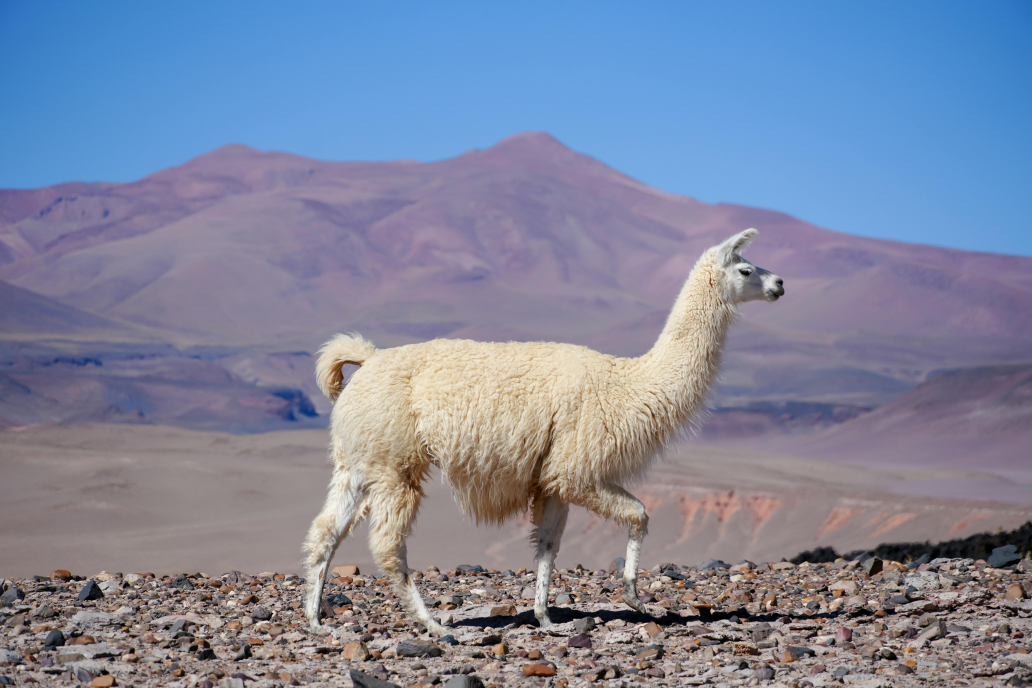
#> input picture photos/animal.jpg, 6192 x 4128 px (shown at 1/6 size)
$ python rescale.py
#> lines starting #> are read from the running program, lines starting #| are printed output that depends on the picture; pictures that were not available may be replaced by others from this repository, and a replacement may not be noted
import cv2 as cv                                        #! How to Scale Images and Videos
img = cv.imread('photos/animal.jpg')
#> img is the input picture: shape (4128, 6192, 3); mean B, G, R 158, 134.7, 126.6
cv.imshow('animal',img)

def rescaleFrame(frame, scale=0.75):                    #!this is work for images or old videos or live video

#> called with scale = 0.1
    width = int(frame.shape[1] * scale)
#> width = 619
    height =int( frame.shape[1] * scale)
#> height = 619
    dimentions = (width,height)
#> dimentions = (619, 619)

    return cv.resize(frame, dimentions, interpolation = cv.INTER_AREA )
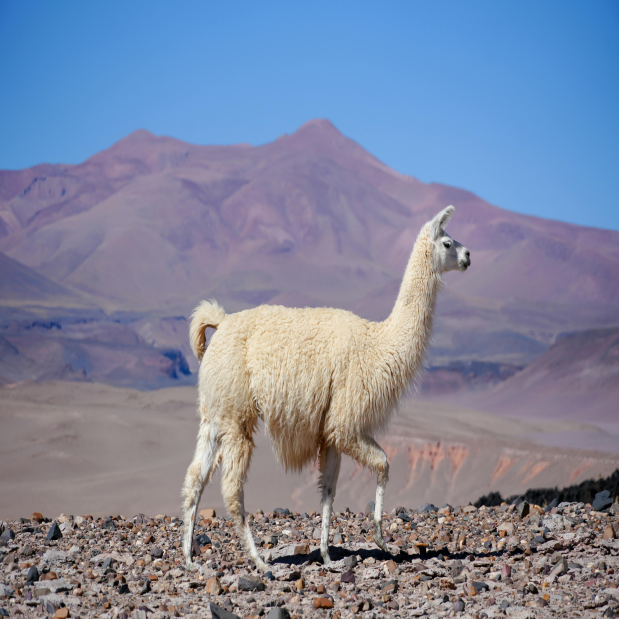
#> returned value: shape (619, 619, 3); mean of channels 0, 1, 2 158, 134.7, 126.6; drawn as B, G, R

resized_img = rescaleFrame(img, scale=0.1)
cv.imshow('image', resized_img)

def changeRes(width, height):                   #!this is work for only live video

    capture.set(3, width)
    capture.set(4, height)

capture = cv.VideoCapture('videos/waves_large.mp4')


while True:
    isTrue, frame = capture.read()
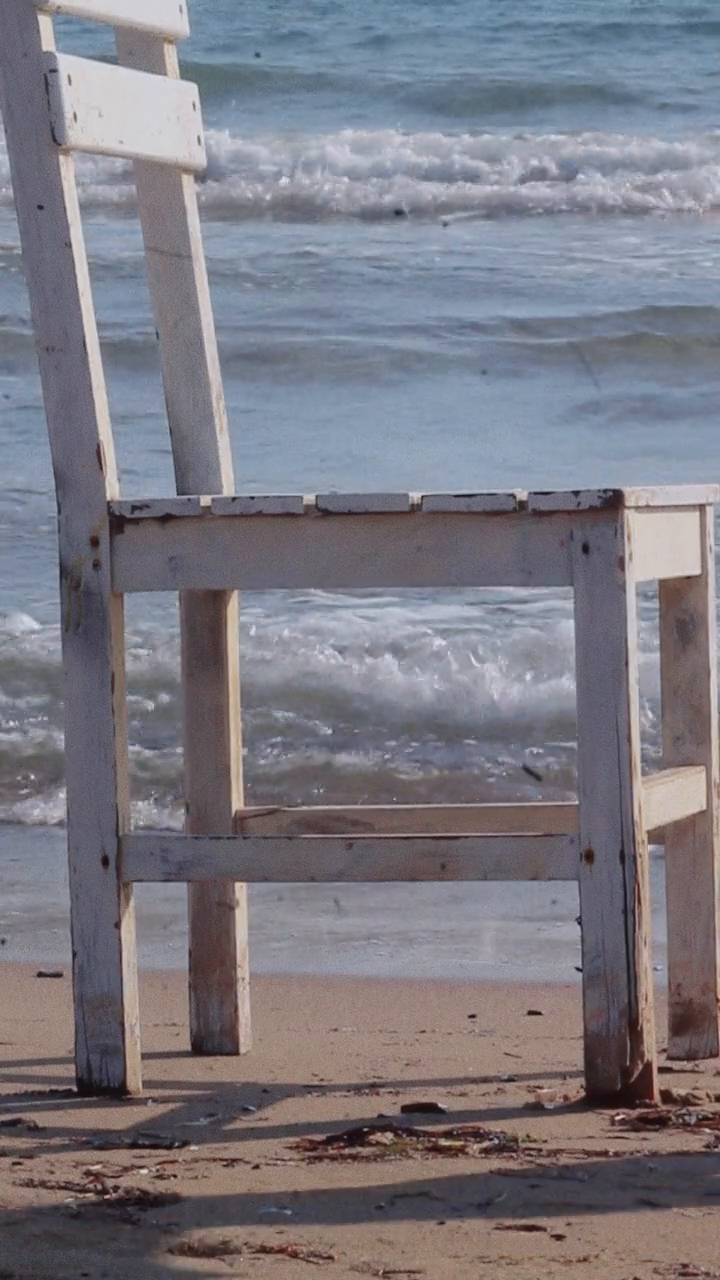
#> input picture frame 13 of videos/chair.mp4, 720 x 1280 px, given in place of waves_large.mp4, which was not available
#> frame is the input picture: shape (1280, 720, 3); mean B, G, R 129.7, 121, 122.9

    frame_resized = rescaleFrame(frame, scale=0.2)
#> call 2 of rescaleFrame, with scale = 0.2
#> in rescaleFrame (call 2), `return cv.resize(frame, dimentions, interpolation = cv.INTER_AREA )`:
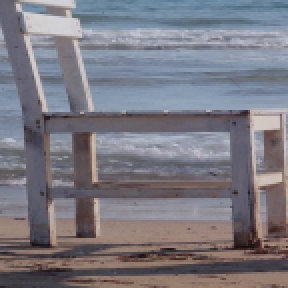
#> returned value: shape (144, 144, 3) (shown 2 times larger); mean of channels 0, 1, 2 129.7, 121, 122.9; drawn as B, G, R

    cv.imshow('video', frame)
    cv.imshow('Video Resized', frame_resized)

    if cv.waitKey(20) & 0xFF==ord('d'):
#> (key Esc is pressed here)
        break

capture.release()
cv.destroyAllWindows()
